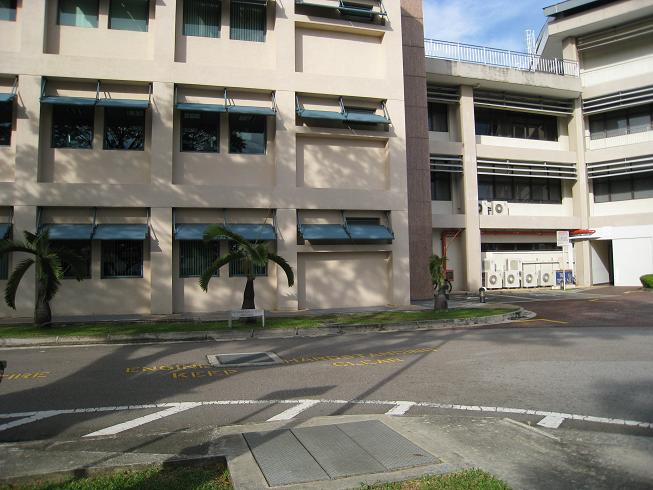
#> input picture src/extensions/udis_stitching/Carpark-DHW/input1.jpg, 653 x 490 px
$ python -i photo_restoration.py   (imports and definitions only)
#> lines starting #> are read from the running program, lines starting #| are printed output that depends on the picture; after the words box and inside, x2 and y2 are one past the last pixel; in counts of white or black regions, pixels touching at a corner belong together
#> in restore_old_photo, img is the input picture: shape (490, 653, 3); mean B, G, R 110, 118.6, 120.7
#| [Restore] 输入: 653×490
"""
旧照片修复模块 — 基于传统图像处理操作组合的轻量修复管线.

针对旧照片常见退化类型 (划痕、噪点、褪色、低对比度、破损),
组合多种经典图像处理操作形成修复管线, 无需深度学习模型.

管线流程可选:
  - 划痕/污点修复: OpenCV 快速行进法 (cv2.INPAINT_TELEA)
  - 去噪: 双边滤波 (保留边缘)
  - 对比度增强: CLAHE (限制对比度自适应直方图均衡化)
  - 去雾: 暗通道先验去雾算法 (He et al., CVPR 2009)
  - 黑白旧片上色: 通过调节色相/饱和度模拟上色效果
  - 锐化: Unsharp Masking

"创新点":
  1. 针对旧照片的复合退化特点, 设计了可配置的多阶段修复管线
  2. 各阶段可独立开关并调节参数, 适应不同退化程度
  3. 通过暗通道先验去雾恢复褪色旧照片的色彩饱和度

论文引用:
  - Telea, A. (2004). An Image Inpainting Technique Based on the Fast Marching Method.
    Journal of Graphics Tools, 9(1), 23-34.
  - He, K., Sun, J., & Tang, X. (2011). Single Image Haze Removal Using Dark Channel
    Prior. IEEE TPAMI, 33(12), 2341-2353.

用法:
    from extensions.photo_restoration import restore_old_photo
    result = restore_old_photo("old_photo.jpg", denoise=True, enhance_contrast=True)
"""

from __future__ import annotations

import os
from typing import Optional

import cv2
import numpy as np


def _inpaint_scratches(
    image: np.ndarray, threshold: int = 200, radius: int = 3
) -> np.ndarray:
    """
    检测并修复划痕/污点.

    通过高阈值检测异常亮色区域作为划痕掩膜,
    使用快速行进法 (Fast Marching Method) 进行修复.

    Args:
        image:     BGR 图像, (H, W, 3), uint8.
        threshold: 划痕检测阈值, 灰度值 > 此值被视为划痕.
        radius:    修复邻域半径.

    Returns:
        修复后的图像.
    """
#> called with threshold = 200, radius = 3
    gray = cv2.cvtColor(image, cv2.COLOR_BGR2GRAY)
    _, scratch_mask = cv2.threshold(gray, threshold, 255, cv2.THRESH_BINARY)
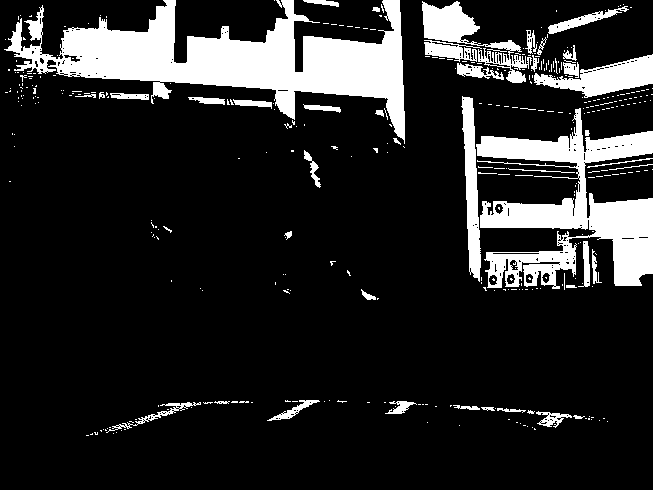
#> scratch_mask: shape (490, 653); 15.2% white; 368 white regions (324 under 20 px), largest, box (x1, y1, x2, y2) and area: (4, 0, 405, 144) 21259, (476, 108, 653, 289) 13544, (422, 1, 532, 83) 2561

    # 形态学操作: 膨胀连接邻近的划痕区域
    kernel = np.ones((3, 3), np.uint8)
    scratch_mask = cv2.dilate(scratch_mask, kernel, iterations=1)
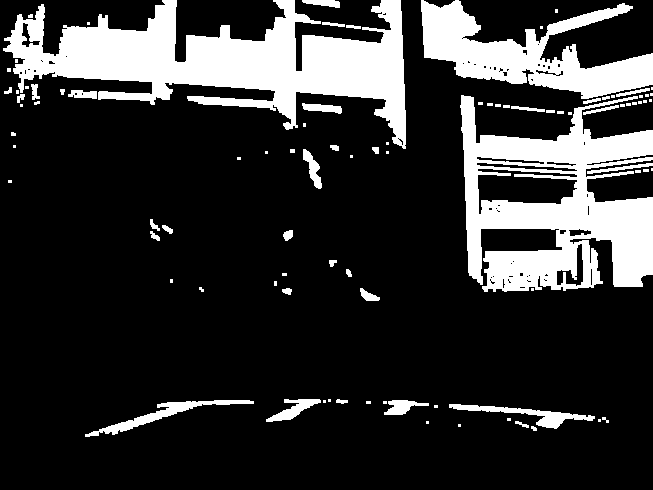
#> scratch_mask: shape (490, 653); 19.7% white; 92 white regions (51 under 20 px), largest, box (x1, y1, x2, y2) and area: (3, 0, 406, 149) 25433, (460, 95, 653, 292) 20837, (421, 0, 653, 99) 10297

    result = cv2.inpaint(image, scratch_mask, radius, cv2.INPAINT_TELEA)
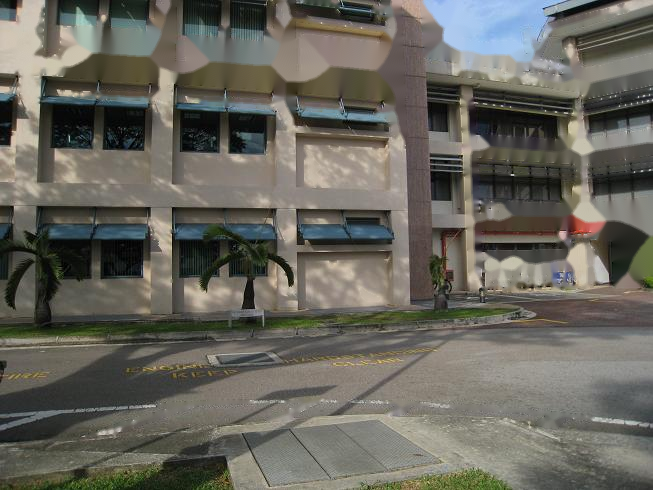
#> result: shape (490, 653, 3); mean B, G, R 93.1, 101.5, 103.3
    return result


def _apply_clahe(image: np.ndarray, clip_limit: float = 2.0, grid_size: int = 8) -> np.ndarray:
    """
    CLAHE: 限制对比度自适应直方图均衡化.
    在局部块内进行直方图均衡化, 限制噪声放大.

    适用于旧照片因褪色导致的低对比度问题.

    Args:
        image:     BGR 图像, (H, W, 3), uint8.
        clip_limit: 对比度限制阈值.
        grid_size:  局部块大小 (grid_size × grid_size).

    Returns:
        对比度增强后的图像.
    """
#> called with clip_limit = 2, grid_size = 8
    lab = cv2.cvtColor(image, cv2.COLOR_BGR2LAB)
#> lab: shape (490, 653, 3); mean of channels 0, 1, 2 107.8, 127.2, 133.1
    l, a, b = cv2.split(lab)
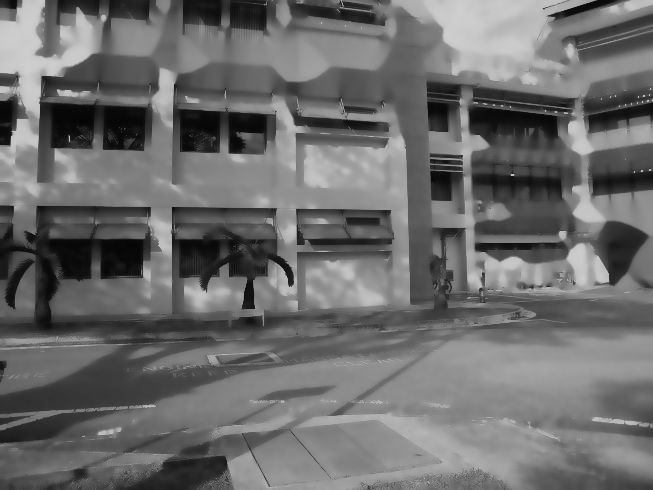
#> l: shape (490, 653); min 5, max 206, mean 107.8
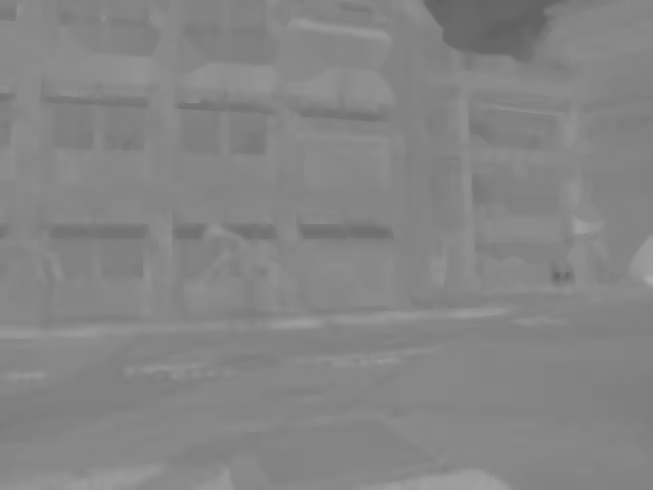
#> b: shape (490, 653); min 96, max 170, mean 133.1
    clahe = cv2.createCLAHE(clipLimit=clip_limit, tileGridSize=(grid_size, grid_size))
    l_eq = clahe.apply(l)
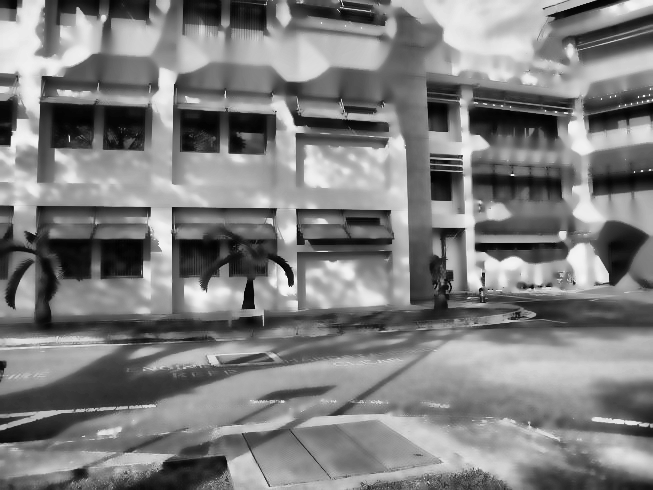
#> l_eq: shape (490, 653); min 2, max 245, mean 126.4
    lab_eq = cv2.merge([l_eq, a, b])
#> lab_eq: shape (490, 653, 3); mean of channels 0, 1, 2 126.4, 127.2, 133.1
    return cv2.cvtColor(lab_eq, cv2.COLOR_LAB2BGR)
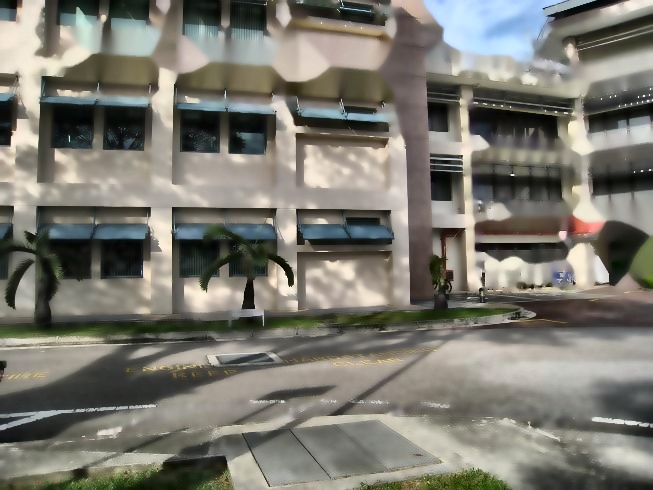
#> returned value: shape (490, 653, 3); mean B, G, R 111.8, 120.7, 122.5


# [42 lines left out: function _dark_channel_haze_removal, not called in this run]


def _sharpen(image: np.ndarray, amount: float = 0.5, radius: int = 1) -> np.ndarray:
    """Unsharp Masking 锐化."""
#> called with amount = 0.3, radius = 1
    blur = cv2.GaussianBlur(image, (0, 0), radius)
    return cv2.addWeighted(image, 1.0 + amount, blur, -amount, 0)


def restore_old_photo(
    image_path: str,
    output_path: Optional[str] = None,
    inpaint_scratches: bool = True,
    denoise: bool = True,
    enhance_contrast: bool = True,
    dehaze: bool = False,
    sharpen_result: bool = True,
    scratch_threshold: int = 200,
    clahe_clip_limit: float = 2.0,
) -> np.ndarray:
    """
    旧照片修复管线.

    可选的修复阶段 (按执行顺序):
      1. 划痕修复 → 2. 去噪 → 3. CLAHE 对比度增强 → 4. 暗通道去雾 → 5. 锐化

    Args:
        image_path:   输入旧照片路径.
        output_path:  可选保存路径.
        inpaint_scratches: 是否修复划痕/污点.
        denoise:            是否进行双边滤波降噪.
        enhance_contrast:   是否使用 CLAHE 增强对比度.
        dehaze:             是否使用暗通道去雾 (恢复褪色色彩).
        sharpen_result:     是否锐化.
        scratch_threshold:  划痕检测灰度阈值.
        clahe_clip_limit:   CLAHE 对比度限制.

    Returns:
        修复后的图像, BGR 格式, uint8.
    """
    img = cv2.imread(image_path)
    if img is None:
        raise FileNotFoundError(f"无法读取图像: {image_path}")
    print(f"[Restore] 输入: {img.shape[1]}×{img.shape[0]}")

    result = img.copy()

    # ── 1. 划痕修复 ──
    if inpaint_scratches:
        result = _inpaint_scratches(result, threshold=scratch_threshold)
        print("[Restore] ✔ 划痕修复")

    # ── 2. 去噪 ──
    if denoise:
        result = cv2.bilateralFilter(result, d=9, sigmaColor=75, sigmaSpace=75)
        print("[Restore] ✔ 双边滤波去噪")

    # ── 3. CLAHE 对比度增强 ──
    if enhance_contrast:
        result = _apply_clahe(result, clip_limit=clahe_clip_limit)
        print("[Restore] ✔ CLAHE 对比度增强")

    # ── 4. 暗通道去雾 ──
    if dehaze:
        result = _dark_channel_haze_removal(result)
        print("[Restore] ✔ 暗通道去雾 (色彩恢复)")

    # ── 5. 锐化 ──
    if sharpen_result:
        result = _sharpen(result, amount=0.3)
        print("[Restore] ✔ 锐化")

    # ── 保存 ──
    if output_path:
        os.makedirs(os.path.dirname(os.path.abspath(output_path)), exist_ok=True)
        cv2.imwrite(output_path, result)
        print(f"[Restore] 已保存: {output_path}")

    print(f"[Restore] 修复完成: {result.shape[1]}×{result.shape[0]}")
#| [Restore] 修复完成: 653×490
    return result

>>> result = restore_old_photo('udis_stitching/Carpark-DHW/input1.jpg')

$ run again, on src/extensions/udis_stitching/Carpark-DHW/input2.jpg
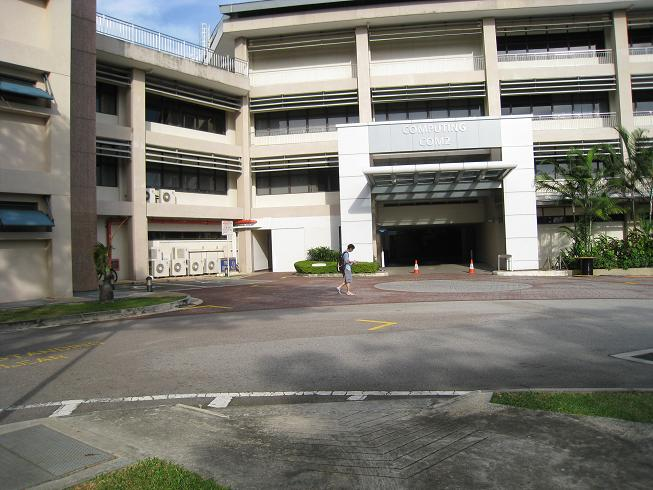
#> input picture src/extensions/udis_stitching/Carpark-DHW/input2.jpg, 653 x 490 px
#> in restore_old_photo, img is the input picture: shape (490, 653, 3); mean B, G, R 111.5, 119.6, 121.3
#| [Restore] 输入: 653×490
#> in _inpaint_scratches, `_, scratch_mask = cv2.threshold(gray, threshold, 255, cv2.THRESH_BINARY)`:
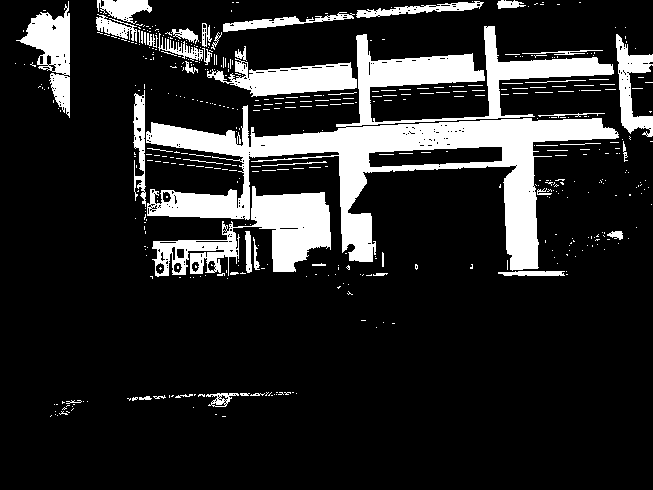
#> scratch_mask: shape (490, 653); 15.9% white; 488 white regions (435 under 20 px), largest, box (x1, y1, x2, y2) and area: (146, 26, 619, 271) 28173, (152, 186, 331, 277) 6514, (207, 58, 357, 97) 3108
#> lab: shape (490, 653, 3); mean of channels 0, 1, 2 106, 127.2, 132.9
#> lab_eq: shape (490, 653, 3); mean of channels 0, 1, 2 121.8, 127.2, 132.9
#> in _apply_clahe, `return cv2.cvtColor(lab_eq, cv2.COLOR_LAB2BGR)`:
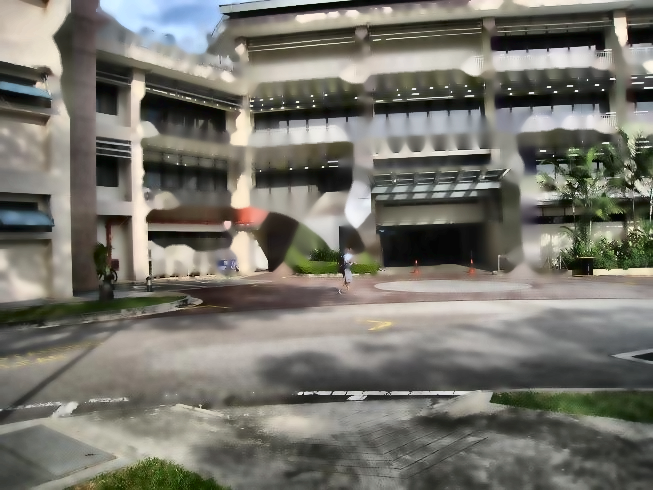
#> returned value: shape (490, 653, 3); mean B, G, R 107.6, 116.1, 117.8
#| [Restore] 修复完成: 653×490
